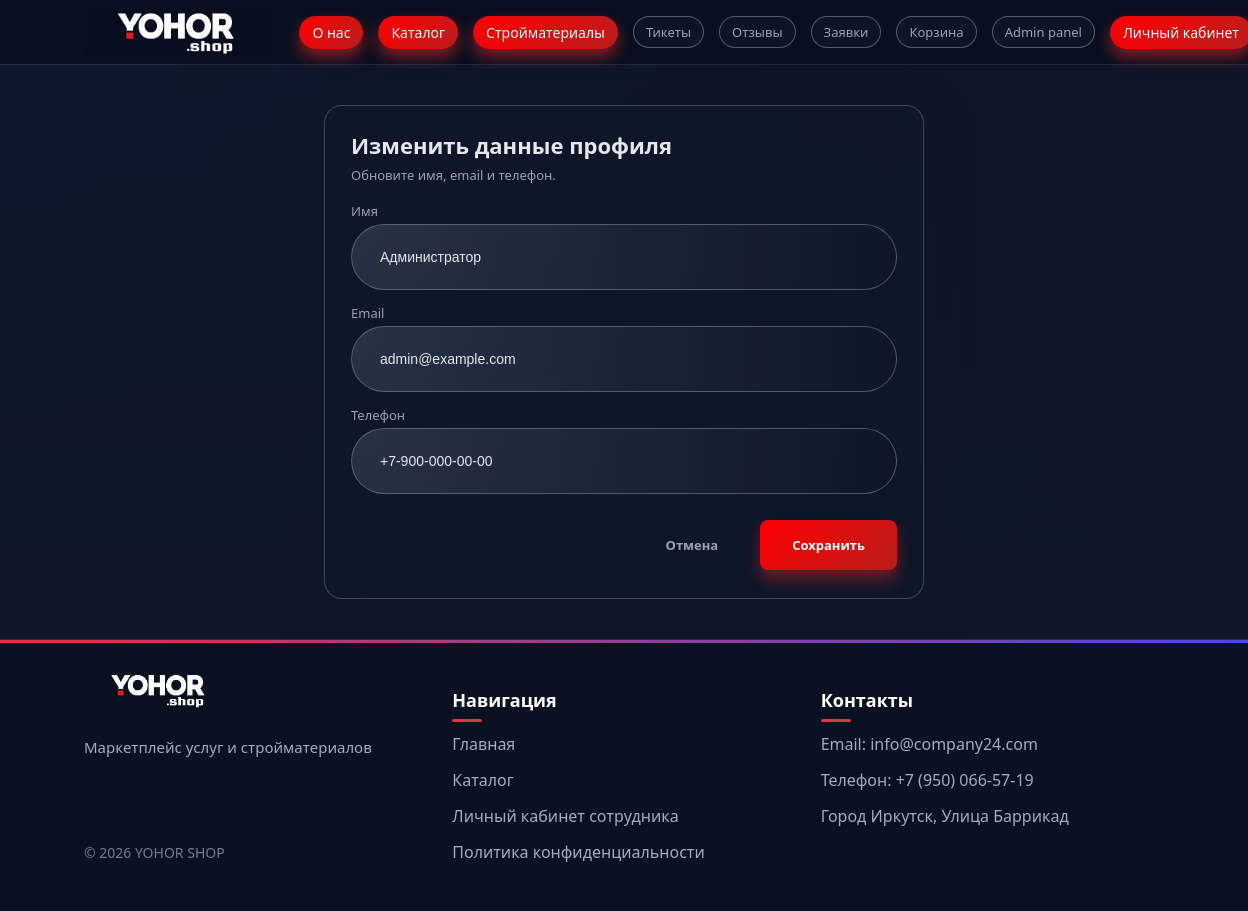
The app's page /edit_profile (signed in) with its own data.
### tables this page shows
CREATE TABLE users (
            id INTEGER PRIMARY KEY AUTOINCREMENT,
            email TEXT NOT NULL UNIQUE,
            password TEXT NOT NULL,
            name TEXT NOT NULL,
            phone TEXT,
            created_at TIMESTAMP DEFAULT CURRENT_TIMESTAMP,
            role TEXT DEFAULT 'user' CHECK(role IN ('user', 'moder', 'admin', 'seller')),
            is_active BOOLEAN DEFAULT 1
        );

### app.py (the view, shortened to what this page needs)
@app.route('/edit_profile', methods=['GET', 'POST'])
@login_required
def edit_profile():
    user_id = session['user_id']
    user = get_user_by_id(user_id)
    return render_template('edit_profile.html', user=user)

### app.py (called while the page is built)
def login_required(f):
    @wraps(f)
    def decorated_function(*args, **kwargs):
        if 'user_id' not in session:
            flash('Вы должны войти в систему!', 'warning')
            return redirect(url_for('login'))
        return f(*args, **kwargs)
    return decorated_function

@app.context_processor
def inject_user():
    user_id = session.get('user_id')
    cart_count = 0
    active_tickets_count = 0
    if user_id:
        cart_items = get_cart_items(user_id)
        cart_count = len(cart_items)
    try:
        active_tickets_count = count_active_tickets()
    except Exception:
        active_tickets_count = 0
    return dict(
        user_id=user_id,
        user_name=session.get('user_name'),
        user_role=session.get('user_role'),
        cart_count=cart_count,
        active_tickets_count=active_tickets_count,
        categories=get_all_categories(),
    )

@app.context_processor
def inject_user():
    user_id = session.get('user_id')
    cart_count = 0
    active_applications_count = 0
    if user_id:
        cart_items = get_cart_items(user_id)
        cart_count = len(cart_items)
    try:
        active_applications_count = count_active_applications()
    except Exception:
        active_applications_count = 0
    return dict(
        user_id=user_id,
        user_name=session.get('user_name'),
        user_role=session.get('user_role'),
        cart_count=cart_count,
        active_applications_count=active_applications_count,
        categories=get_all_categories(),
    )

### db.py (called while the page is built)
def get_db_connection(db_name='software_shop.db'):
    conn = sqlite3.connect(db_name)
    conn.row_factory = sqlite3.Row
    return conn

def get_user_by_id(user_id: int, db_name='software_shop.db') -> Optional[sqlite3.Row]:
    conn = get_db_connection(db_name)
    try:
        cursor = conn.cursor()
        user = cursor.execute('SELECT * FROM users WHERE id = ?', (user_id,)).fetchone()
        return user
    finally:
        conn.close()

def count_active_tickets(db_name="software_shop.db") -> int:
    conn = get_db_connection(db_name)
    try:
        cur = conn.cursor()
        row = cur.execute(
            """
            SELECT COUNT(*) AS cnt
            FROM support_tickets
            WHERE status IN ('new', 'in_progress')
            """
        ).fetchone()
        return row["cnt"]
    finally:
        conn.close()

### templates/edit_profile.html (shortened to what this page needs)
<!DOCTYPE html>
<html lang="ru">
<head>
    <link rel="stylesheet" href="{{ url_for('static', filename='style.css') }}">
</head>
<body>
    <div class="page-bg"></div>
    <div class="page-gradient"></div>
    <header class="header">
        <div class="container">
            <div class="nav">
                <a href="{{ url_for('index') }}" class="logo">
                    <img src="{{ url_for('static', filename='logo.png') }}" alt="YOHOR SHOP" class="logo-img">
                </a>
                <nav class="menu">
                    <a href="{{ url_for('description') }}" class="pill-link pill-link-primary">О нас</a>
                    <a href="{{ url_for('catalog') }}" class="pill-link pill-link-primary">Каталог</a>
                    <a href="{{ url_for('building_materials') }}" class="pill-link pill-link-primary">Стройматериалы</a>
                    {% if user_role in ['admin', 'moder'] %}
                    <a href="{{ url_for('admin_tickets', status='active') }}" class="menu-link pill-link">
                        Тикеты{% if active_tickets_count %} ({{ active_tickets_count }}){% endif %}
                    </a>
                    <a href="{{ url_for('admin_reviews') }}" class="menu-link pill-link">
                        Отзывы
                    </a>
                    <a href="{{ url_for('admin_applications') }}" class="menu-link pill-link">
                        Заявки{% if active_applications_count %} ({{ active_applications_count }}){% endif %}
                    </a>
                    <a href="{{ url_for('cart') }}" class="menu-link pill-link">
                        Корзина{% if cart_count %} ({{ cart_count }}){% endif %}
                    </a>
                    {% endif %}
                    {% if user_role == 'admin' %}
                    <a href="{{ url_for('admin_panel') }}" class="menu-link pill-link">
                        Admin panel
                    </a>
                    {% endif %}
                    {% if user_role in ['admin', 'moder'] %}
                    <a href="{{ url_for('account') }}" class="pill-link pill-link-primary">Личный кабинет</a>
                    {% endif %}
                </nav>
            </div>
        </div>
    </header>
    <main>
        <section class="section">
            <div class="container" style="max-width: 640px;">
                <div class="glass" style="padding: 24px 26px 28px; border-radius: 18px;">
                    <div
                        style="display: flex; justify-content: space-between; align-items: center; margin-bottom: 18px;">
                        <div>
                            <h1 style="margin: 0 0 6px; font-size: 22px;">
                                Изменить данные профиля
                            </h1>
                            <p style="margin: 0; font-size: 13px; color: var(--text-muted);">
                                Обновите имя, email и телефон.
                            </p>
                        </div>
                    </div>
                    <form method="post" action="{{ url_for('edit_profile') }}"
                        style="display: flex; flex-direction: column; gap: 14px;">
                        <div class="form-group" style="display: flex; flex-direction: column; gap: 4px;">
                            <label for="name" style="font-size: 13px; color: var(--text-muted);">
                                Имя
                            </label>
                            <div class="input-wrapper" style="
                                display: flex;
                                align-items: center;
                                gap: 8px;
                                padding: 10px 12px;
                                border-radius: 999px;
                                border: 1px solid rgba(148,163,184,0.45);
                                background: radial-gradient(circle at 0 0, rgba(148,163,184,0.2), rgba(15,23,42,0.9));
                                box-shadow: 0 0 0 1px rgba(15,23,42,0.6);
                            ">
                                <input type="text" id="name" name="name" value="{{ user['name'] }}" required style="
                                        flex: 1;
                                        border: none;
                                        outline: none;
                                        background: transparent;
                                        color: var(--text-main);
                                        font-size: 14px;
                                " placeholder="Ваше имя">
                            </div>
                        </div>
                        <div class="form-group" style="display: flex; flex-direction: column; gap: 4px;">
                            <label for="email" style="font-size: 13px; color: var(--text-muted);">
                                Email
                            </label>
                            <div class="input-wrapper" style="
                                display: flex;
                                align-items: center;
                                gap: 8px;
                                padding: 10px 12px;
                                border-radius: 999px;
                                border: 1px solid rgba(148,163,184,0.45);
                                background: radial-gradient(circle at 0 0, rgba(148,163,184,0.2), rgba(15,23,42,0.9));
                                box-shadow: 0 0 0 1px rgba(15,23,42,0.6);
                            ">
                                <input type="email" id="email" name="email" value="{{ user['email'] }}" required style="
                                        flex: 1;
                                        border: none;
                                        outline: none;
                                        background: transparent;
                                        color: var(--text-main);
                                        font-size: 14px;
                                " placeholder="email@example.com">
                            </div>
                        </div>
                        <div class="form-group" style="display: flex; flex-direction: column; gap: 4px;">
                            <label for="phone" style="font-size: 13px; color: var(--text-muted);">
                                Телефон
                            </label>
                            <div class="input-wrapper" style="
                                display: flex;
                                align-items: center;
                                gap: 8px;
                                padding: 10px 12px;
                                border-radius: 999px;
                                border: 1px solid rgba(148,163,184,0.45);
                                background: radial-gradient(circle at 0 0, rgba(148,163,184,0.2), rgba(15,23,42,0.9));
                                box-shadow: 0 0 0 1px rgba(15,23,42,0.6);
                            ">
                                <input type="text" id="phone" name="phone" value="{{ user['phone'] if user['phone'] }}"
                                    style="
                                        flex: 1;
                                        border: none;
                                        outline: none;
                                        background: transparent;
                                        color: var(--text-main);
                                        font-size: 14px;
                                " placeholder="+7...">
                            </div>
                        </div>
                        <div style="display: flex; justify-content: flex-end; gap: 10px; margin-top: 12px;">
                            <a href="{{ url_for('account') }}" class="btn btn-ghost" style="font-size: 13px;">
                                Отмена
                            </a>
                            <button type="submit" class="btn btn-primary" style="font-size: 13px;">
                                Сохранить
                            </button>
                        </div>
                    </form>
                </div>
            </div>
        </section>
    </main>
    <footer class="footer">
        <div class="container">
            <div class="footer__inner">
                <div class="footer__col">
                    <a href="{{ url_for('index') }}" class="logo logo--footer">
                        <img src="{{ url_for('static', filename='logo.png') }}"  alt="YOHOR SHOP" class="logo__image">
                    </a>
                    <p class="footer__text">Маркетплейс услуг и стройматериалов</p>
                    <p class="footer__copyright">© 2026 YOHOR SHOP</p>
                </div>
                <div class="footer__col">
                    <h3 class="footer__title">
                        Навигация</h3>
                    <ul class="footer__list">
                        <li><a href="{{ url_for('index') }}">Главная</a></li>
                        <li><a href="{{ url_for('catalog') }}">Каталог</a></li>
                        <li><a href="{{ url_for('login') }}">Личный кабинет сотрудника</a></li>
                        <li><a href="{{ url_for('privacy_policy') }}">Политика конфиденциальности</a></li>
                    </ul>
                </div>
                <div class="footer__col">
                    <h3 class="footer__title">Контакты</h3>
                    <ul class="footer__list">
                        <li>Email: info@company24.com</li>
                        <li>Телефон: +7 (950) 066-57-19</li>
                        <li>Город Иркутск, Улица Баррикад</li>
                    </ul>
                </div>
            </div>
        </div>
    </footer>
</body>
</html>

### records on screen
users: name "Администратор", email "admin@example.com", phone "+7-900-000-00-00"
